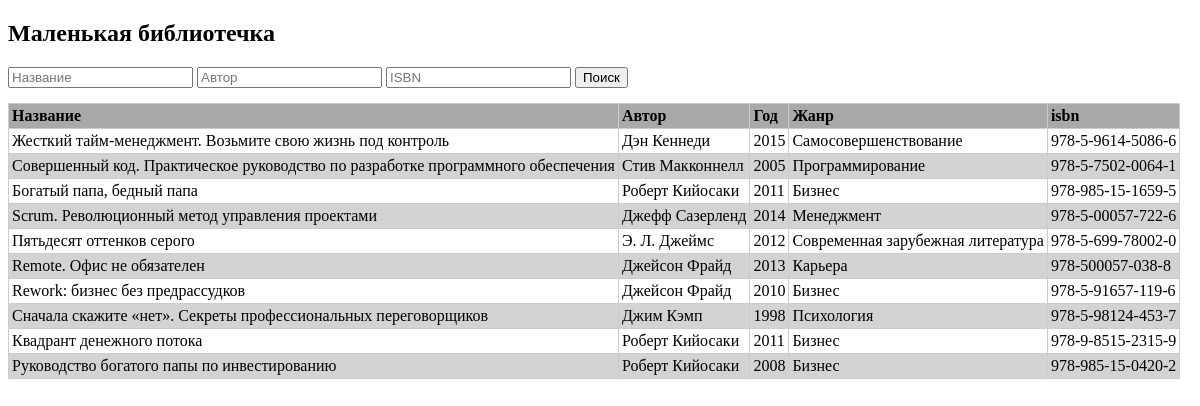
Screenshot of /Lesson9/index.php with the database file from the repository.
### tables this page shows
CREATE TABLE `books` (
  `id` int(11) NOT NULL AUTO_INCREMENT,
  `name` varchar(255) NOT NULL,
  `author` varchar(255) NOT NULL,
  `year` int(11) NOT NULL,
  `isbn` varchar(20) NOT NULL,
  `genre` varchar(255) NOT NULL,
  PRIMARY KEY (`id`)
);

### Lesson9/index.php (the view, shortened to what this page needs)
<?php
    if (empty($_GET['name'])) {
        $nameQuery = "%";
        $namePlaceholder = 'Название';
        $formName = '';
    } else {
        $namePlaceholder = $_GET['name'];
        $nameQuery = "%".$_GET['name']."%";
        $formName = $_GET['name'];
    }
    if (empty($_GET['author'])) {
        $authorQuerry = "%";
        $authorPlaceholder = 'Автор';
        $formAuthor = '';
    } else {
        $authorQuerry = "%".$_GET['author']."%";
        $authorPlaceholder = $_GET['author'];
        $formAuthor = $_GET['author'];
    }
    if (empty($_GET['isbn'])) {
        $isbnQuery = "%";
        $isbnPlaceholder = 'ISBN';
        $formIsbn = '';
    } else {
        $isbnQuery = "%".$_GET['isbn']."%";
        $isbnPlaceholder = $_GET['isbn'];
        $formIsbn = $_GET['isbn'];
    }
    $user = 'rbagrov';
    $pass = 'neto1918';
    $dbBooks = new PDO('mysql:host=localhost;dbname=global;charset=UTF8', $user, $pass);
    $statemant = $dbBooks->prepare("SELECT `name`, `author`, `year`, `genre`, `isbn` FROM `books` WHERE `name` LIKE :name AND `author` LIKE :author AND `isbn` LIKE :isbn");
    $statemant->execute([":name" => $nameQuery, ":author" => $authorQuerry, ":isbn" =>  $isbnQuery]);
    $queryResult = $statemant->fetchAll(PDO::FETCH_ASSOC);
?>
<!DOCTYPE html>
<html>
<head>
</head>
<body>
    <h2>Маленькая библиотечка</h2>
    <form action="" method="get">
        <input type="text" name="name" value="<?php echo $formName ?>" placeholder="<?php echo $namePlaceholder ?>">
        <input type="text" name="author" value="<?php echo $formAuthor ?>" placeholder="<?php echo $authorPlaceholder ?>">
        <input type="text" name="isbn" value="<?php echo $formIsbn ?>" placeholder="<?php echo $isbnPlaceholder ?>">
        <input type="submit" value="Поиск">
    </form>
    <table>
        <thead>
            <tr>
                <td>Название</td><td>Автор</td><td>Год</td><td>Жанр</td><td>isbn</td>
            </tr>
        </thead>
        <tbody>
        <?php foreach ($queryResult as $value): ?>
            <tr>
                <td><?php echo $value['name'] ?></td>
                <td><?php echo $value['author'] ?></td>
                <td><?php echo $value['year'] ?></td>
                <td><?php echo $value['genre'] ?></td>
                <td><?php echo $value['isbn'] ?></td>
            </tr>
        <?php endforeach ?>
        </tbody>
    </table>
</body>
</html>

### Lesson9/index.php (style rules this page uses)
table { margin-top: 15px; border-collapse: collapse; }
thead tr { font-weight: bold; background-color: #a9a9a9; }
tbody tr:nth-child(even) { background-color: lightgrey; }
td { padding: 3px; border-width: 1px; border-style: solid; border-color: #cccccc; }

### rows the page displays
books: name "Жесткий тайм-менеджмент. Возьмите свою жизнь под контроль", author "Дэн Кеннеди", year "2015", genre "Самосовершенствование", isbn "978-5-9614-5086-6"
books: name "Совершенный код. Практическое руководство по разработке программного обеспечения", author "Стив Макконнелл", year "2005", genre "Программирование", isbn "978-5-7502-0064-1"
books: name "Богатый папа, бедный папа", author "Роберт Кийосаки", year "2011", genre "Бизнес", isbn "978-985-15-1659-5"
books: name "Scrum. Революционный метод управления проектами", author "Джефф Сазерленд", year "2014", genre "Менеджмент", isbn "978-5-00057-722-6"
books: name "Пятьдесят оттенков серого", author "Э. Л. Джеймс", year "2012", genre "Современная зарубежная литература", isbn "978-5-699-78002-0"
books: name "Remote. Офис не обязателен", author "Джейсон Фрайд", year "2013", genre "Карьера", isbn "978-500057-038-8"
books: name "Rework: бизнес без предрассудков", author "Джейсон Фрайд", year "2010", genre "Бизнес", isbn "978-5-91657-119-6"
books: name "Сначала скажите «нет». Секреты профессиональных переговорщиков", author "Джим Кэмп", year "1998", genre "Психология", isbn "978-5-98124-453-7"
books: name "Квадрант денежного потока", author "Роберт Кийосаки", year "2011", genre "Бизнес", isbn "978-9-8515-2315-9"
books: name "Руководство богатого папы по инвестированию", author "Роберт Кийосаки", year "2008", genre "Бизнес", isbn "978-985-15-0420-2"
